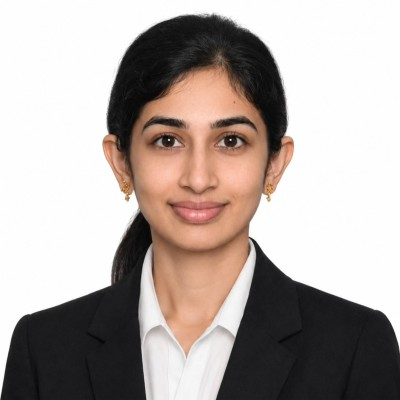
#> input picture assets/profilepic.png, 400 x 400 px
$ python edit_profile.py
#> lines starting #> are read from the running program, lines starting #| are printed output that depends on the picture
from PIL import Image, ImageDraw
import numpy as np

# Load the image
img = Image.open('profilepic.png').convert('RGBA')
width, height = img.size
#> width = 400; height = 400

# Create a new image with gradient background
gradient = Image.new('RGB', (width, height))
#> gradient: PIL image 400x400 RGB; every value is 0
draw = ImageDraw.Draw(gradient)

# Create purple to pink gradient
for y in range(height):
    # Gradient from purple (#7B2CBF) to pink (#FF6EC7)
    r = int(123 + (255 - 123) * (y / height))
    g = int(44 + (110 - 44) * (y / height))
    b = int(191 + (199 - 191) * (y / height))
    draw.line([(0, y), (width, y)], fill=(r, g, b))

# Convert to RGBA
gradient = gradient.convert('RGBA')
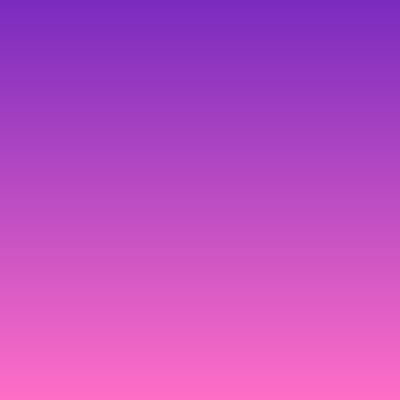
#> gradient: PIL image 400x400 RGBA; mean R, G, B, A 188.3, 76.4, 194.5, 255

# Get the image data
img_data = np.array(img)

# Create mask: detect gray background (approximate range)
# Gray background is around RGB(128, 128, 128) with some tolerance
gray_mask = (
    (img_data[:, :, 0] > 100) & (img_data[:, :, 0] < 180) &
    (img_data[:, :, 1] > 100) & (img_data[:, :, 1] < 180) &
    (img_data[:, :, 2] > 100) & (img_data[:, :, 2] < 180) &
    (np.abs(img_data[:, :, 0].astype(int) - img_data[:, :, 1].astype(int)) < 30) &
    (np.abs(img_data[:, :, 1].astype(int) - img_data[:, :, 2].astype(int)) < 30)
)
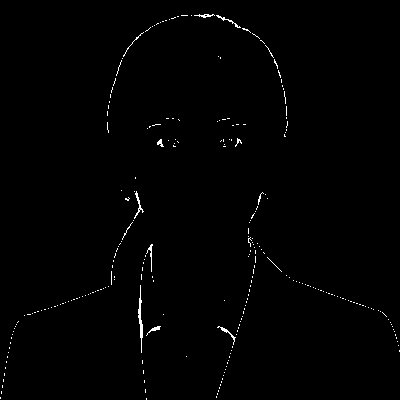
#> gray_mask: shape (400, 400) bool; 0.75% white in thin lines or dots

# Set gray pixels to transparent
img_data[:, :, 3][gray_mask] = 0
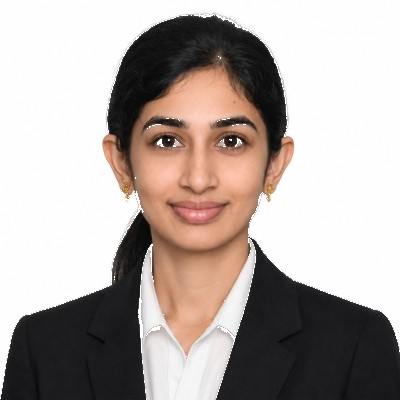
#> img_data: shape (400, 400, 4); mean R, G, B, A 177.4, 167.7, 163.3, 253.1; transparent parts drawn white

# Convert back to PIL Image
img_no_bg = Image.fromarray(img_data)

# Composite the image over the gradient
result = Image.alpha_composite(gradient, img_no_bg)

# Convert to RGB and save
result_rgb = result.convert('RGB')
result_rgb.save('profilepic-edited.jpg', 'JPEG', quality=90, optimize=True)

print("SUCCESS: Image edited successfully!")
print("   - Background removed")
print("   - Purple-to-pink gradient added")
print("   - Optimized for web")
print("   - Saved as: profilepic-edited.jpg")
